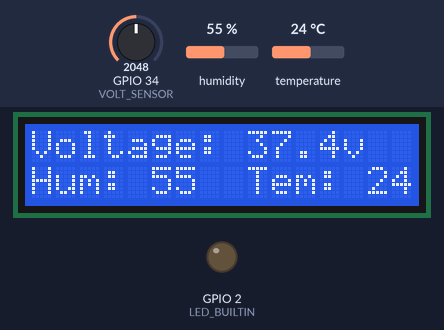
The sketch below on a simulated ESP32. On the bench: 16×2 character LCD, output pins drawn as LEDs (lit = HIGH). Inputs (shaded band) come from the test bench; at power-on: GPIO 34 (VOLT_SENSOR) = 2048, humidity 55 %, temperature 24 °C. WiFi joins after 1.5 s; servers stay silent unless stated; no MQTT or app messages arrive unless stated; what the sketch prints to the serial monitor is not drawn.

Above: at 3.3 s.
3.4 s: GPIO 34 (VOLT_SENSOR) set to 595
At 4.2 s:
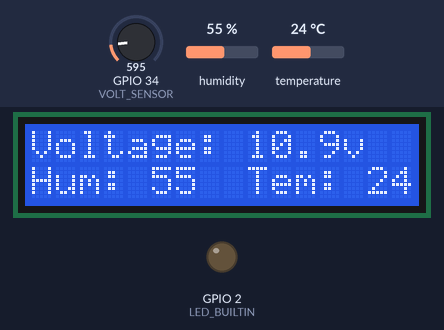
5.2 s: GPIO 34 (VOLT_SENSOR) set to 518
At 6.4 s:
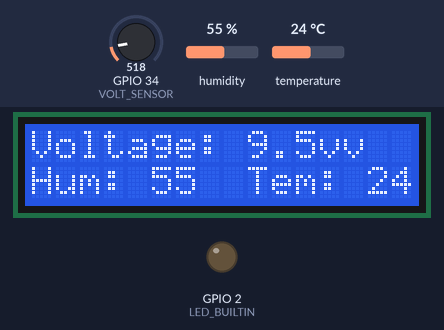
6.8 s: humidity set to 22 %
At 9.0 s:
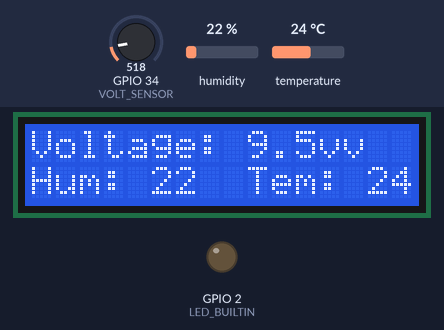
9.7 s: temperature set to 12 °C
At 11.2 s:
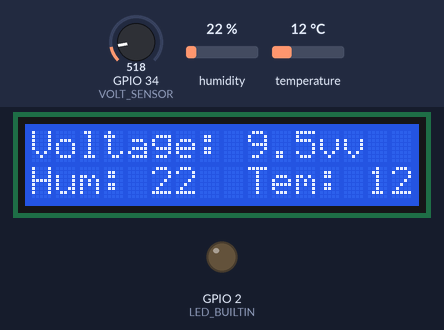
11.8 s: humidity set to 40 %
At 13.3 s:
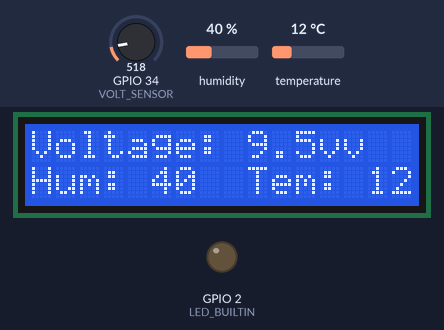
13.8 s: GPIO 34 (VOLT_SENSOR) set to 491
At 15.0 s:
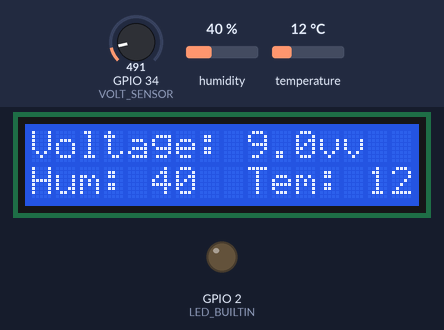
Timing chart, 0 to 16.4 s (numbered marks = the images above; inputs shaded):
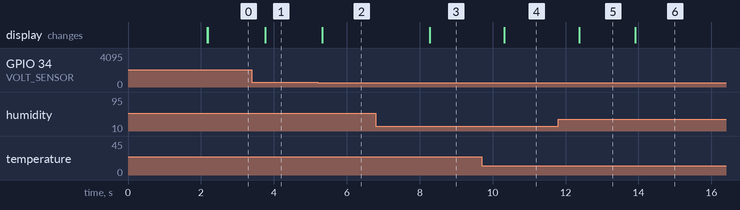

The sketch:

esp32BMS.ino
```cpp
#include <DHT.h>
#include <LiquidCrystal_I2C.h>
#include <MQTT.h>
#include <WiFi.h>
#include <Arduino_JSON.h>

// Configuration for connect to MQTT server
#define BROKER_IP "MQTT-SERVER"
#define BROKER_PORT 1883
#define DEV_NAME "Battery_Monitoring"
#define MQTT_USER "esp32BMS"
#define MQTT_PW "esp32BMS"
#define VOLT_SENSOR 34

// Set your WiFi here
const char ssid[] = "Rentha";
const char pass[] = "apahayoo";

WiFiClient net;
MQTTClient client;
LiquidCrystal_I2C lcd(0x27, 16, 2);
DHT dht(4, DHT11);

unsigned long publishTime = 0;
unsigned long samplingTime = 0;
unsigned long displayTime = 0;
float adcRead = 0;
float adcReal = 0;
float voltRead = 0;
float voltReal = 0;
float temp = 0;
int humidity = 0;
char voltValue[8];
char tempValue[8];
char humiValue[8];
char lcdUp[16];
char lcdDown[16];

// Connect to MQTT server
void connect() {
  Serial.print("checking wifi...");
  while (WiFi.status() != WL_CONNECTED) {
    Serial.print(".");
    delay(1000);
  }
  Serial.print("\nconnecting...");
  while (!client.connect(DEV_NAME, MQTT_USER, MQTT_PW)) {
    Serial.print(".");
    delay(1000);
  }
  Serial.println("\nconnected!");
}

void setup() {
  pinMode(VOLT_SENSOR, INPUT_PULLUP);
  pinMode(LED_BUILTIN, OUTPUT);

  Serial.begin(115200);
  lcd.init();
  lcd.backlight();
  dht.begin();
  WiFi.begin(ssid, pass);
  client.begin(BROKER_IP, BROKER_PORT, net);
  // client.onMessage(messageReceived);
  connect();
  client.publish("status", "Connected!");
}

void loop() {
  temp = dht.readTemperature();
  humidity = dht.readHumidity();

  lcd.setCursor(0, 0);
  sprintf(lcdUp, "Voltage: %.1fv", voltReal);
  lcd.print(lcdUp);
  lcd.setCursor(0, 1);
  sprintf(lcdDown, "Hum: %d  Tem: %.0f", humidity, temp);
  lcd.print(lcdDown);

  if (millis() - publishTime >= 5000) {
    client.publish("Voltage", voltValue);
    client.publish("Temp", tempValue);
    client.publish("Humidity", humiValue);
    // Serial.println("Publish");

    publishTime = millis();
  }
  if (millis() - samplingTime >= 500) {
    // Read ADC Value
    adcRead = analogRead(VOLT_SENSOR);

    // ADC reading tolerance on esp32. Each device maybe has a different tolerance.
    adcReal = adcRead + (adcRead * (7.4 / 100));

    // Calculate voltage that received from ADC Value (ADC_Value * Max_Voltage_on_ADC) / ADC_Resolution
    voltRead = (adcReal * 3.3) / 4095;

    // Calculate voltage real from voltage divider (ADC_Voltage_Value / Voltage_Divider_Value)
    voltReal = voltRead / (1 / 21.1);
    dtostrf(voltReal, 1, 2, voltValue);
    dtostrf(temp, 1, 2, tempValue);
    dtostrf(humidity, 1, 2, humiValue);

    samplingTime = millis();
  }

  client.loop();
  if (!client.connected()) {
    connect();
  }
}
```

Measured:
- the behaviour switches between 545 and 544 on GPIO 34 (VOLT_SENSOR) (found by bisection; images 1 and 2)
- after the input at 3.4 s, the display: changes after 0.36 s (image 1)
- after the input at 5.2 s, the display: changes after 0.13 s (image 2)
- after the input at 6.8 s, the display: changes after 1.5 s (image 3)
- after the input at 9.7 s, the display: changes after 0.62 s (image 4)
- after the input at 11.8 s, the display: changes after 0.57 s (image 5)
- after the input at 13.8 s, the display: changes after 0.12 s (image 6)
